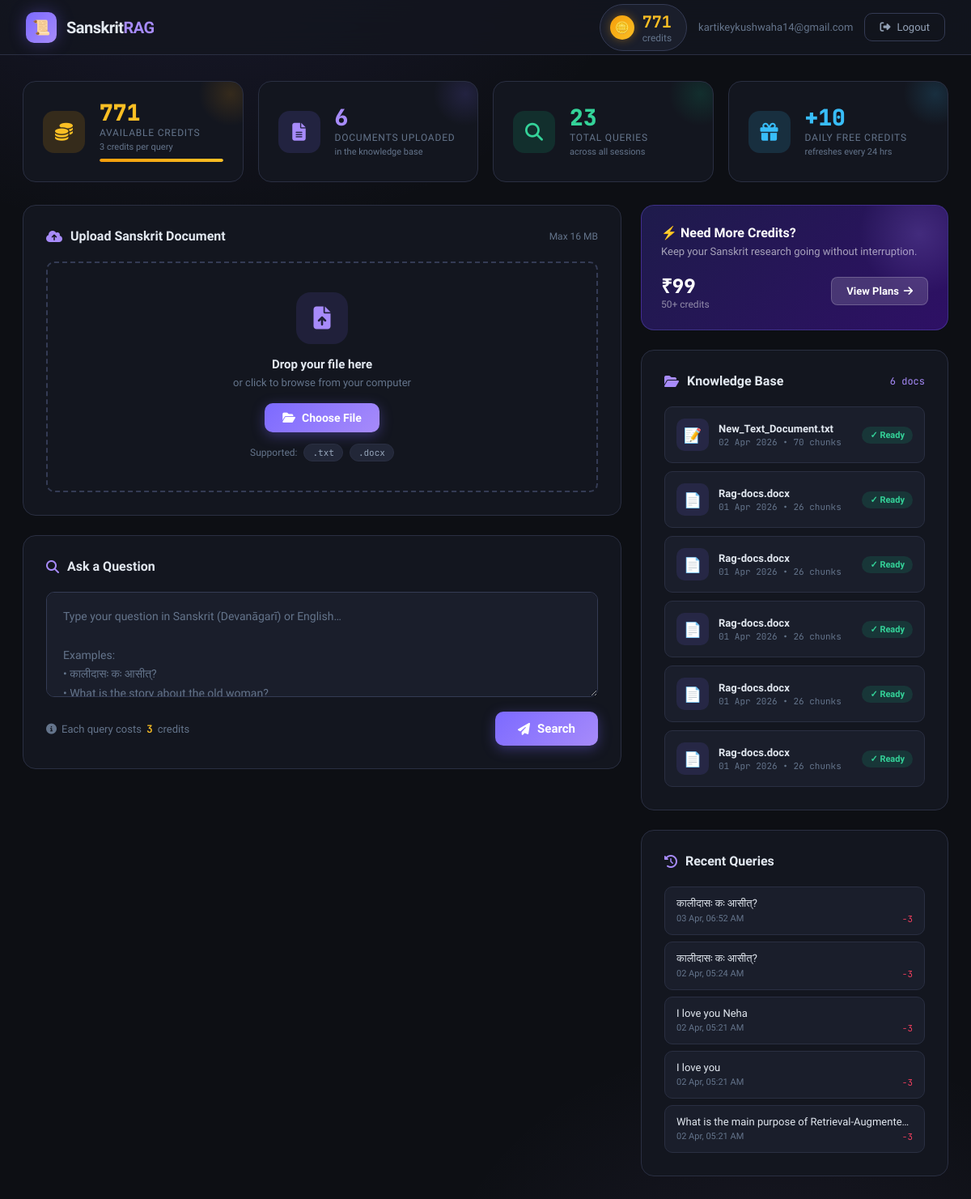
Screenshot of /workspace (signed in) with the database file from the repository.
### app_final.py (models this page shows, shortened)
class User(db.Model):
    id = db.Column(db.Integer, primary_key=True)
    username = db.Column(db.String(80), unique=True, nullable=False)
    email = db.Column(db.String(120), unique=True, nullable=False)
    password_hash = db.Column(db.String(200), nullable=False)
    credits = db.Column(db.Integer, default=SIGNUP_CREDITS)
    last_credit_refresh = db.Column(db.DateTime, default=datetime.utcnow)
    created_at = db.Column(db.DateTime, default=datetime.utcnow)
    queries = db.relationship('QueryHistory', backref='user', lazy=True, cascade='all, delete-orphan')
    transactions = db.relationship('Transaction', backref='user', lazy=True, cascade='all, delete-orphan')
    def refresh_daily_credits(self):
        now = datetime.utcnow()
        if self.last_credit_refresh and (now - self.last_credit_refresh) >= timedelta(hours=24):
            self.credits += DAILY_FREE_CREDITS
            self.last_credit_refresh = now
            db.session.commit()
            return True
        return False

class Document(db.Model):
    id = db.Column(db.Integer, primary_key=True)
    filename = db.Column(db.String(200), unique=True, nullable=False)   # ← unique constraint
    upload_date = db.Column(db.DateTime, default=datetime.utcnow)
    chunks_count = db.Column(db.Integer, default=0)
    status = db.Column(db.String(20), default='ready')

class QueryHistory(db.Model):
    id = db.Column(db.Integer, primary_key=True)
    user_id = db.Column(db.Integer, db.ForeignKey('user.id'), nullable=False)
    query_text = db.Column(db.Text, nullable=False)
    answer_text = db.Column(db.Text, nullable=False)
    timestamp = db.Column(db.DateTime, default=datetime.utcnow)
    credits_used = db.Column(db.Integer, default=QUERY_COST)
    num_contexts = db.Column(db.Integer, default=3)

### app_final.py (the view)
@app.route('/workspace')
@login_required
def workspace():
    user = User.query.get(session['user_id'])
    credits_added = user.refresh_daily_credits()
    documents = Document.query.order_by(Document.upload_date.desc()).limit(10).all()
    recent_queries = QueryHistory.query.filter_by(user_id=user.id)\
        .order_by(QueryHistory.timestamp.desc()).limit(5).all()
    total_queries = QueryHistory.query.filter_by(user_id=user.id).count()
    return render_template('workspace.html',
                           user=user,
                           documents=documents,
                           recent_queries=recent_queries,
                           credits_added=credits_added,
                           total_queries=total_queries,
                           query_cost=QUERY_COST,
                           daily_free=DAILY_FREE_CREDITS)

### app_final.py (called while the page is built)
def login_required(f):
    @wraps(f)
    def decorated_function(*args, **kwargs):
        if 'user_id' not in session:
            return redirect(url_for('login'))
        return f(*args, **kwargs)
    return decorated_function

### templates/workspace.html (shortened to what this page needs)
<!DOCTYPE html>
<html lang="en">
<head>
    <link rel="stylesheet" href="https://cdnjs.cloudflare.com/ajax/libs/font-awesome/6.4.0/css/all.min.css">
</head>
<body>
<header class="header">
    <div class="logo">
        <div class="logo-icon">📜</div>
        <span>Sanskrit<em>RAG</em></span>
    </div>
    <div class="header-right">
        <div class="credits-pill" onclick="window.location.href='/pricing'">
            <div class="credits-icon">🪙</div>
            <div>
                <div class="credits-count" id="creditsDisplay">{{ user.credits }}</div>
                <div class="credits-label">credits</div>
            </div>
        </div>
        <span style="color:var(--text3);font-size:13px;">{{ session.username }}</span>
        <button class="btn-logout" onclick="window.location.href='/logout'">
            <i class="fas fa-sign-out-alt"></i> Logout
        </button>
    </div>
</header>
<main class="container">
    <div class="stats-row">
        <div class="stat-card credits">
            <div class="stat-icon-wrap"><i class="fas fa-coins"></i></div>
            <div class="stat-body" style="flex:1">
                <div class="stat-value" id="statCredits">{{ user.credits }}</div>
                <div class="stat-label">Available Credits</div>
                <div class="stat-sub">{{ query_cost }} credits per query</div>
                <div class="stat-progress">
                    <div class="stat-progress-fill" id="creditProgressBar" style="width: {{ [user.credits, 100] | min }}%"></div>
                </div>
            </div>
        </div>
        <div class="stat-card docs">
            <div class="stat-icon-wrap"><i class="fas fa-file-alt"></i></div>
            <div class="stat-body">
                <div class="stat-value">{{ documents | length }}</div>
                <div class="stat-label">Documents Uploaded</div>
                <div class="stat-sub">in the knowledge base</div>
            </div>
        </div>
        <div class="stat-card queries">
            <div class="stat-icon-wrap"><i class="fas fa-search"></i></div>
            <div class="stat-body">
                <div class="stat-value">{{ total_queries }}</div>
                <div class="stat-label">Total Queries</div>
                <div class="stat-sub">across all sessions</div>
            </div>
        </div>
        <div class="stat-card daily">
            <div class="stat-icon-wrap"><i class="fas fa-gift"></i></div>
            <div class="stat-body">
                <div class="stat-value">+{{ daily_free }}</div>
                <div class="stat-label">Daily Free Credits</div>
                <div class="stat-sub">refreshes every 24 hrs</div>
            </div>
        </div>
    </div>
    <div class="main-grid">
        <div>
            <div class="panel">
                <div class="panel-header">
                    <div class="panel-title">
                        <i class="fas fa-cloud-upload-alt"></i>
                        Upload Sanskrit Document
                    </div>
                    <span style="font-size:12px;color:var(--text3);">Max 16 MB</span>
                </div>
                <div class="upload-zone" id="uploadZone">
                    <div class="upload-icon"><i class="fas fa-file-arrow-up"></i></div>
                    <div class="upload-title">Drop your file here</div>
                    <div class="upload-sub">or click to browse from your computer</div>
                    <button class="btn-choose" onclick="document.getElementById('fileInput').click()">
                        <i class="fas fa-folder-open"></i> Choose File
                    </button>
                    <div class="upload-formats">
                        <span style="color:var(--text3);">Supported:</span>
                        <span class="format-tag">.txt</span>
                        <span class="format-tag">.docx</span>
                    </div>
                </div>
            </div>
            <div class="panel">
                <div class="panel-header">
                    <div class="panel-title">
                        <i class="fas fa-magnifying-glass"></i>
                        Ask a Question
                    </div>
                </div>
                <div class="query-wrap">
                    <textarea
                        class="query-input"
                        id="queryInput"
                        placeholder="Type your question in Sanskrit (Devanāgarī) or English…
Examples:
• कालीदासः कः आसीत्?
• What is the story about the old woman?
• Tell me about Bhoj Raja"></textarea>
                    <div class="query-footer">
                        <div class="query-cost-tag">
                            <i class="fas fa-info-circle"></i>
                            Each query costs <span class="cost">{{ query_cost }}</span> credits
                        </div>
                        <button class="btn-search" id="queryBtn" onclick="submitQuery()">
                            <i class="fas fa-paper-plane"></i> Search
                        </button>
                    </div>
                </div>
            </div>
        </div>
        <div>
            <div class="buy-card" onclick="window.location.href='/pricing'">
                <div class="buy-card-title">⚡ Need More Credits?</div>
                <div class="buy-card-sub">Keep your Sanskrit research going without interruption.</div>
                <div class="buy-card-bottom">
                    <div>
                        <div class="buy-price">₹99</div>
                        <div class="buy-price-sub">50+ credits</div>
                    </div>
                    <div class="buy-cta">View Plans <i class="fas fa-arrow-right"></i></div>
                </div>
            </div>
            <div class="panel">
                <div class="panel-header">
                    <div class="panel-title">
                        <i class="fas fa-folder-open"></i> Knowledge Base
                    </div>
                    <span style="font-size:12px;font-family:'JetBrains Mono';color:var(--accent2);">{{ documents|length }} docs</span>
                </div>
                <div class="doc-list" id="docList">
                    {% if documents %}
                        {% for doc in documents %}
                        <div class="doc-item">
                            <div class="doc-file-icon">
                                {% if doc.filename.endswith('.docx') %}📄{% else %}📝{% endif %}
                            </div>
                            <div class="doc-body">
                                <div class="doc-name" title="{{ doc.filename }}">{{ doc.filename }}</div>
                                <div class="doc-meta">
                                    {{ doc.upload_date.strftime('%d %b %Y') }} &bull; {{ doc.chunks_count }} chunks
                                </div>
                            </div>
                            <span class="doc-badge ready">✓ Ready</span>
                        </div>
                        {% endfor %}
                    {% else %}
                        <div class="empty-state">
                            <i class="fas fa-folder-open"></i>
                            <p>No documents yet.<br>Upload your first file above!</p>
                        </div>
                    {% endif %}
                </div>
            </div>
            {% if recent_queries %}
            <div class="panel" style="margin-top:24px;">
                <div class="panel-header">
                    <div class="panel-title">
                        <i class="fas fa-clock-rotate-left"></i> Recent Queries
                    </div>
                </div>
                <div class="history-list">
                    {% for q in recent_queries %}
                    <div class="history-item" onclick="loadQuery(`{{ q.query_text | replace('`','\\`') }}`)">
                        <div class="history-q">{{ q.query_text }}</div>
                        <div class="history-meta">
                            <span>{{ q.timestamp.strftime('%d %b, %I:%M %p') }}</span>
                            <span class="history-credits">−{{ q.credits_used }}</span>
                        </div>
                    </div>
                    {% endfor %}
                </div>
            </div>
            {% endif %}
        </div>
    </div>
</main>
</body>
</html>

### rows the page displays
User: credits "771"
Document: filename "New_Text_Document.txt", upload_date "02 Apr 2026", chunks_count "70"
Document: filename "Rag-docs.docx", upload_date "01 Apr 2026", chunks_count "26"
Document: filename "Rag-docs.docx", upload_date "01 Apr 2026", chunks_count "26"
Document: filename "Rag-docs.docx", upload_date "01 Apr 2026", chunks_count "26"
Document: filename "Rag-docs.docx", upload_date "01 Apr 2026", chunks_count "26"
Document: filename "Rag-docs.docx", upload_date "01 Apr 2026", chunks_count "26"
QueryHistory: query_text "कालीदासः कः आसीत्?", timestamp "03 Apr, 06:52 AM", credits_used "3"
QueryHistory: query_text "कालीदासः कः आसीत्?", timestamp "02 Apr, 05:24 AM", credits_used "3"
QueryHistory: query_text "I love you Neha", timestamp "02 Apr, 05:21 AM", credits_used "3"
QueryHistory: query_text "I love you", timestamp "02 Apr, 05:21 AM", credits_used "3"
QueryHistory: query_text "What is the main purpose of Retrieval-Augmente…", timestamp "02 Apr, 05:21 AM", credits_used "3"

### other values shown
{{ session.username }} "kartikeykushwaha14@gmail.com"
{{ query_cost }} "3"
{{ documents | length }} "6"
{{ total_queries }} "23"
{{ daily_free }} "10"
{{ documents|length }} "6"
